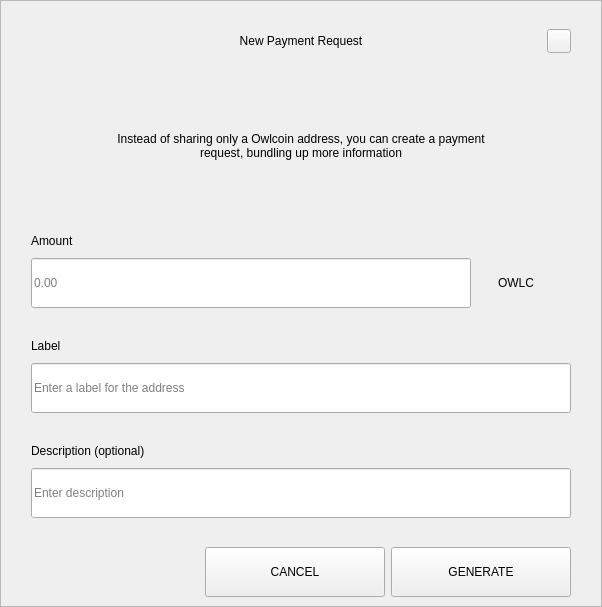
<?xml version="1.0" encoding="UTF-8"?>
<ui version="4.0">
 <class>RequestDialog</class>
 <widget class="QDialog" name="RequestDialog">
  <property name="geometry">
   <rect>
    <x>0</x>
    <y>0</y>
    <width>602</width>
    <height>607</height>
   </rect>
  </property>
  <property name="windowTitle">
   <string>Dialog</string>
  </property>
  <layout class="QVBoxLayout" name="verticalLayout_5">
   <property name="spacing">
    <number>0</number>
   </property>
   <property name="leftMargin">
    <number>0</number>
   </property>
   <property name="topMargin">
    <number>0</number>
   </property>
   <property name="rightMargin">
    <number>0</number>
   </property>
   <property name="bottomMargin">
    <number>0</number>
   </property>
   <item>
    <widget class="QFrame" name="frame">
     <property name="styleSheet">
      <string notr="true"/>
     </property>
     <property name="frameShape">
      <enum>QFrame::StyledPanel</enum>
     </property>
     <property name="frameShadow">
      <enum>QFrame::Raised</enum>
     </property>
     <layout class="QVBoxLayout" name="verticalLayout_4" stretch="1,0,0">
      <property name="spacing">
       <number>0</number>
      </property>
      <property name="leftMargin">
       <number>30</number>
      </property>
      <property name="topMargin">
       <number>20</number>
      </property>
      <property name="rightMargin">
       <number>30</number>
      </property>
      <property name="bottomMargin">
       <number>0</number>
      </property>
      <item>
       <layout class="QHBoxLayout" name="horizontalLayout_3">
        <property name="spacing">
         <number>0</number>
        </property>
        <item>
         <spacer name="horizontalSpacer_21">
          <property name="orientation">
           <enum>Qt::Horizontal</enum>
          </property>
          <property name="sizeHint" stdset="0">
           <size>
            <width>40</width>
            <height>20</height>
           </size>
          </property>
         </spacer>
        </item>
        <item>
         <widget class="QLabel" name="labelTitle">
          <property name="minimumSize">
           <size>
            <width>0</width>
            <height>40</height>
           </size>
          </property>
          <property name="maximumSize">
           <size>
            <width>16777215</width>
            <height>40</height>
           </size>
          </property>
          <property name="styleSheet">
           <string notr="true">padding-left:24px;</string>
          </property>
          <property name="text">
           <string>New Payment Request</string>
          </property>
          <property name="alignment">
           <set>Qt::AlignCenter</set>
          </property>
          <property name="margin">
           <number>7</number>
          </property>
         </widget>
        </item>
        <item>
         <spacer name="horizontalSpacer">
          <property name="orientation">
           <enum>Qt::Horizontal</enum>
          </property>
          <property name="sizeHint" stdset="0">
           <size>
            <width>40</width>
            <height>20</height>
           </size>
          </property>
         </spacer>
        </item>
        <item>
         <widget class="QPushButton" name="btnEsc">
          <property name="minimumSize">
           <size>
            <width>24</width>
            <height>24</height>
           </size>
          </property>
          <property name="maximumSize">
           <size>
            <width>24</width>
            <height>24</height>
           </size>
          </property>
          <property name="focusPolicy">
           <enum>Qt::NoFocus</enum>
          </property>
          <property name="text">
           <string/>
          </property>
         </widget>
        </item>
       </layout>
      </item>
      <item>
       <widget class="QStackedWidget" name="stack">
        <property name="minimumSize">
         <size>
          <width>540</width>
          <height>0</height>
         </size>
        </property>
        <property name="maximumSize">
         <size>
          <width>540</width>
          <height>16777215</height>
         </size>
        </property>
        <property name="currentIndex">
         <number>0</number>
        </property>
        <widget class="QWidget" name="page_1">
         <property name="minimumSize">
          <size>
           <width>540</width>
           <height>0</height>
          </size>
         </property>
         <property name="maximumSize">
          <size>
           <width>540</width>
           <height>16777215</height>
          </size>
         </property>
         <layout class="QVBoxLayout" name="layout1">
          <property name="spacing">
           <number>0</number>
          </property>
          <property name="leftMargin">
           <number>0</number>
          </property>
          <property name="topMargin">
           <number>0</number>
          </property>
          <property name="rightMargin">
           <number>0</number>
          </property>
          <property name="bottomMargin">
           <number>0</number>
          </property>
          <item>
           <spacer name="verticalSpacer_21">
            <property name="orientation">
             <enum>Qt::Vertical</enum>
            </property>
            <property name="sizeType">
             <enum>QSizePolicy::Fixed</enum>
            </property>
            <property name="sizeHint" stdset="0">
             <size>
              <width>20</width>
              <height>30</height>
             </size>
            </property>
           </spacer>
          </item>
          <item alignment="Qt::AlignHCenter">
           <widget class="QLabel" name="labelMessage">
            <property name="minimumSize">
             <size>
              <width>400</width>
              <height>50</height>
             </size>
            </property>
            <property name="text">
             <string>Instead of sharing only a Owlcoin address, you can create a payment request, bundling up more information</string>
            </property>
            <property name="alignment">
             <set>Qt::AlignCenter</set>
            </property>
            <property name="wordWrap">
             <bool>true</bool>
            </property>
           </widget>
          </item>
          <item alignment="Qt::AlignBottom">
           <widget class="QWidget" name="containerAmount" native="true">
            <layout class="QVBoxLayout" name="verticalLayout">
             <property name="spacing">
              <number>9</number>
             </property>
             <property name="leftMargin">
              <number>0</number>
             </property>
             <property name="topMargin">
              <number>0</number>
             </property>
             <property name="rightMargin">
              <number>0</number>
             </property>
             <property name="bottomMargin">
              <number>0</number>
             </property>
             <item>
              <widget class="QLabel" name="labelSubtitleAmount">
               <property name="minimumSize">
                <size>
                 <width>350</width>
                 <height>16</height>
                </size>
               </property>
               <property name="maximumSize">
                <size>
                 <width>16777215</width>
                 <height>16</height>
                </size>
               </property>
               <property name="text">
                <string>Amount</string>
               </property>
              </widget>
             </item>
             <item alignment="Qt::AlignTop">
              <widget class="QWidget" name="layoutAmount" native="true">
               <layout class="QHBoxLayout" name="horizontalLayout" stretch="2,0">
                <property name="spacing">
                 <number>0</number>
                </property>
                <property name="leftMargin">
                 <number>0</number>
                </property>
                <property name="topMargin">
                 <number>0</number>
                </property>
                <property name="rightMargin">
                 <number>0</number>
                </property>
                <property name="bottomMargin">
                 <number>0</number>
                </property>
                <item>
                 <widget class="QLineEdit" name="lineEditAmount">
                  <property name="minimumSize">
                   <size>
                    <width>0</width>
                    <height>50</height>
                   </size>
                  </property>
                  <property name="maximumSize">
                   <size>
                    <width>16777215</width>
                    <height>50</height>
                   </size>
                  </property>
                  <property name="placeholderText">
                   <string notr="true">0.00</string>
                  </property>
                 </widget>
                </item>
                <item>
                 <widget class="QWidget" name="comboContainer" native="true">
                  <property name="minimumSize">
                   <size>
                    <width>100</width>
                    <height>50</height>
                   </size>
                  </property>
                  <property name="maximumSize">
                   <size>
                    <width>16777215</width>
                    <height>50</height>
                   </size>
                  </property>
                  <layout class="QHBoxLayout" name="horizontalLayout_31">
                   <property name="spacing">
                    <number>0</number>
                   </property>
                   <property name="leftMargin">
                    <number>0</number>
                   </property>
                   <property name="topMargin">
                    <number>0</number>
                   </property>
                   <property name="rightMargin">
                    <number>10</number>
                   </property>
                   <property name="bottomMargin">
                    <number>0</number>
                   </property>
                   <item>
                    <widget class="QLabel" name="comboBoxCoin">
                     <property name="text">
                      <string>OWLC</string>
                     </property>
                     <property name="alignment">
                      <set>Qt::AlignCenter</set>
                     </property>
                    </widget>
                   </item>
                  </layout>
                 </widget>
                </item>
               </layout>
              </widget>
             </item>
            </layout>
           </widget>
          </item>
          <item>
           <spacer name="verticalSpacer_31">
            <property name="orientation">
             <enum>Qt::Vertical</enum>
            </property>
            <property name="sizeType">
             <enum>QSizePolicy::Fixed</enum>
            </property>
            <property name="sizeHint" stdset="0">
             <size>
              <width>20</width>
              <height>30</height>
             </size>
            </property>
           </spacer>
          </item>
          <item>
           <layout class="QVBoxLayout" name="verticalLayoutLabel">
            <property name="spacing">
             <number>9</number>
            </property>
            <item>
             <widget class="QLabel" name="labelSubtitleLabel">
              <property name="minimumSize">
               <size>
                <width>0</width>
                <height>16</height>
               </size>
              </property>
              <property name="maximumSize">
               <size>
                <width>16777215</width>
                <height>16</height>
               </size>
              </property>
              <property name="text">
               <string>Label</string>
              </property>
             </widget>
            </item>
            <item>
             <widget class="QLineEdit" name="lineEditLabel">
              <property name="minimumSize">
               <size>
                <width>0</width>
                <height>50</height>
               </size>
              </property>
              <property name="maximumSize">
               <size>
                <width>16777215</width>
                <height>50</height>
               </size>
              </property>
              <property name="placeholderText">
               <string>Enter a label for the address</string>
              </property>
             </widget>
            </item>
           </layout>
          </item>
          <item>
           <spacer name="verticalSpacer_34">
            <property name="orientation">
             <enum>Qt::Vertical</enum>
            </property>
            <property name="sizeType">
             <enum>QSizePolicy::Fixed</enum>
            </property>
            <property name="sizeHint" stdset="0">
             <size>
              <width>20</width>
              <height>30</height>
             </size>
            </property>
           </spacer>
          </item>
          <item>
           <layout class="QVBoxLayout" name="verticalLayoutDescription">
            <property name="spacing">
             <number>9</number>
            </property>
            <item>
             <widget class="QLabel" name="labelSubtitleDescription">
              <property name="minimumSize">
               <size>
                <width>0</width>
                <height>16</height>
               </size>
              </property>
              <property name="maximumSize">
               <size>
                <width>16777215</width>
                <height>16</height>
               </size>
              </property>
              <property name="text">
               <string>Description (optional)</string>
              </property>
             </widget>
            </item>
            <item>
             <widget class="QLineEdit" name="lineEditDescription">
              <property name="minimumSize">
               <size>
                <width>0</width>
                <height>50</height>
               </size>
              </property>
              <property name="maximumSize">
               <size>
                <width>16777215</width>
                <height>50</height>
               </size>
              </property>
              <property name="placeholderText">
               <string>Enter description</string>
              </property>
             </widget>
            </item>
            <item>
             <spacer name="verticalSpacer_4">
              <property name="orientation">
               <enum>Qt::Vertical</enum>
              </property>
              <property name="sizeType">
               <enum>QSizePolicy::Fixed</enum>
              </property>
              <property name="sizeHint" stdset="0">
               <size>
                <width>20</width>
                <height>20</height>
               </size>
              </property>
             </spacer>
            </item>
           </layout>
          </item>
         </layout>
        </widget>
        <widget class="QWidget" name="page_2">
         <layout class="QVBoxLayout" name="layout2">
          <item>
           <spacer name="verticalSpacer_5">
            <property name="orientation">
             <enum>Qt::Vertical</enum>
            </property>
            <property name="sizeType">
             <enum>QSizePolicy::Fixed</enum>
            </property>
            <property name="sizeHint" stdset="0">
             <size>
              <width>20</width>
              <height>50</height>
             </size>
            </property>
           </spacer>
          </item>
          <item alignment="Qt::AlignHCenter">
           <widget class="QLabel" name="labelQrImg">
            <property name="minimumSize">
             <size>
              <width>260</width>
              <height>260</height>
             </size>
            </property>
            <property name="maximumSize">
             <size>
              <width>260</width>
              <height>260</height>
             </size>
            </property>
            <property name="text">
             <string/>
            </property>
            <property name="alignment">
             <set>Qt::AlignCenter</set>
            </property>
           </widget>
          </item>
          <item>
           <spacer name="verticalSpacer_2">
            <property name="orientation">
             <enum>Qt::Vertical</enum>
            </property>
            <property name="sizeType">
             <enum>QSizePolicy::Fixed</enum>
            </property>
            <property name="sizeHint" stdset="0">
             <size>
              <width>20</width>
              <height>30</height>
             </size>
            </property>
           </spacer>
          </item>
          <item alignment="Qt::AlignHCenter">
           <widget class="QLabel" name="labelAddress">
            <property name="text">
             <string>M6tGR83SQbie1SW72hjcWJvFfip5krte2Z </string>
            </property>
           </widget>
          </item>
          <item>
           <spacer name="verticalSpacer_32">
            <property name="orientation">
             <enum>Qt::Vertical</enum>
            </property>
            <property name="sizeType">
             <enum>QSizePolicy::Expanding</enum>
            </property>
            <property name="sizeHint" stdset="0">
             <size>
              <width>20</width>
              <height>20</height>
             </size>
            </property>
           </spacer>
          </item>
          <item>
           <layout class="QHBoxLayout" name="horizontal">
            <property name="leftMargin">
             <number>20</number>
            </property>
            <property name="rightMargin">
             <number>20</number>
            </property>
            <property name="bottomMargin">
             <number>20</number>
            </property>
            <item>
             <spacer name="horizontalSpacer_4">
              <property name="orientation">
               <enum>Qt::Horizontal</enum>
              </property>
              <property name="sizeHint" stdset="0">
               <size>
                <width>40</width>
                <height>20</height>
               </size>
              </property>
             </spacer>
            </item>
            <item>
             <widget class="QPushButton" name="btnCopyAddress">
              <property name="minimumSize">
               <size>
                <width>180</width>
                <height>50</height>
               </size>
              </property>
              <property name="text">
               <string>COPY ADDRESS</string>
              </property>
             </widget>
            </item>
            <item>
             <widget class="QPushButton" name="btnCopyUrl">
              <property name="minimumSize">
               <size>
                <width>180</width>
                <height>50</height>
               </size>
              </property>
              <property name="text">
               <string>COPY URL</string>
              </property>
             </widget>
            </item>
            <item>
             <spacer name="horizontalSpacer_2">
              <property name="orientation">
               <enum>Qt::Horizontal</enum>
              </property>
              <property name="sizeHint" stdset="0">
               <size>
                <width>40</width>
                <height>20</height>
               </size>
              </property>
             </spacer>
            </item>
           </layout>
          </item>
         </layout>
        </widget>
       </widget>
      </item>
      <item>
       <widget class="QWidget" name="buttonsStack" native="true">
        <layout class="QHBoxLayout" name="horizontalLayout_5">
         <property name="leftMargin">
          <number>20</number>
         </property>
         <property name="rightMargin">
          <number>0</number>
         </property>
         <item>
          <spacer name="horizontalSpacer_41">
           <property name="orientation">
            <enum>Qt::Horizontal</enum>
           </property>
           <property name="sizeHint" stdset="0">
            <size>
             <width>40</width>
             <height>20</height>
            </size>
           </property>
          </spacer>
         </item>
         <item>
          <widget class="QPushButton" name="btnCancel">
           <property name="minimumSize">
            <size>
             <width>180</width>
             <height>50</height>
            </size>
           </property>
           <property name="focusPolicy">
            <enum>Qt::NoFocus</enum>
           </property>
           <property name="text">
            <string>CANCEL</string>
           </property>
          </widget>
         </item>
         <item>
          <widget class="QPushButton" name="btnSave">
           <property name="minimumSize">
            <size>
             <width>180</width>
             <height>50</height>
            </size>
           </property>
           <property name="focusPolicy">
            <enum>Qt::NoFocus</enum>
           </property>
           <property name="text">
            <string>GENERATE</string>
           </property>
          </widget>
         </item>
        </layout>
       </widget>
      </item>
     </layout>
    </widget>
   </item>
  </layout>
 </widget>
 <resources/>
 <connections/>
</ui>
